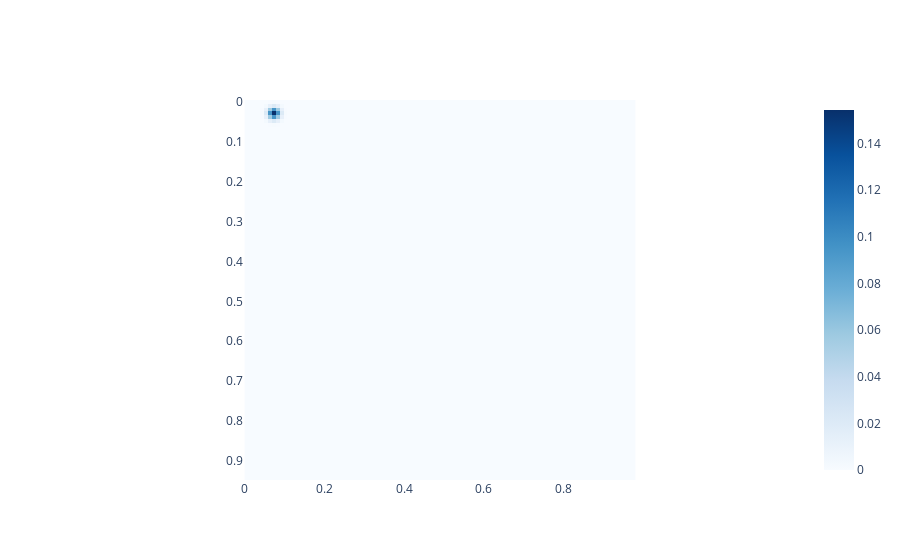

The notebook cell this image was saved under:
### Code cell
print(P_train.shape)
nsamples_train, nchannels, nx, ny = P_train.shape
nsamples_test,  _, _, _ = P_test.shape
PI.plot(P_train, homology_dimension_ix=1)
inP_train = P_train[:,1,:,:].reshape((nsamples_train, nx*ny))
inP_test  = P_test[:,1,:,:].reshape((nsamples_test, nx*ny))
